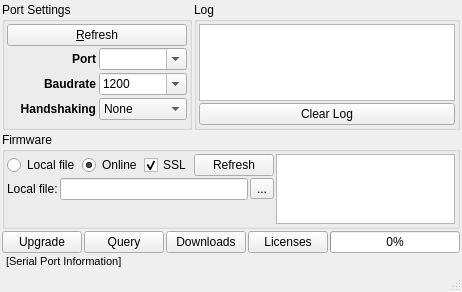
<?xml version="1.0" encoding="UTF-8"?>
<ui version="4.0">
 <class>MainWindow</class>
 <widget class="QMainWindow" name="MainWindow">
  <property name="geometry">
   <rect>
    <x>0</x>
    <y>0</y>
    <width>462</width>
    <height>292</height>
   </rect>
  </property>
  <property name="windowTitle">
   <string>XModemUtil</string>
  </property>
  <widget class="QWidget" name="centralWidget">
   <layout class="QVBoxLayout" name="verticalLayout_2">
    <property name="spacing">
     <number>2</number>
    </property>
    <property name="leftMargin">
     <number>2</number>
    </property>
    <property name="topMargin">
     <number>2</number>
    </property>
    <property name="rightMargin">
     <number>2</number>
    </property>
    <property name="bottomMargin">
     <number>2</number>
    </property>
    <item>
     <layout class="QHBoxLayout" name="horizontalLayout_3">
      <property name="spacing">
       <number>2</number>
      </property>
      <item>
       <widget class="QGroupBox" name="groupBox_6">
        <property name="sizePolicy">
         <sizepolicy hsizetype="Expanding" vsizetype="Expanding">
          <horstretch>0</horstretch>
          <verstretch>0</verstretch>
         </sizepolicy>
        </property>
        <property name="title">
         <string>Port Settings</string>
        </property>
        <property name="alignment">
         <set>Qt::AlignLeading|Qt::AlignLeft|Qt::AlignTop</set>
        </property>
        <layout class="QVBoxLayout" name="verticalLayout_16">
         <property name="spacing">
          <number>2</number>
         </property>
         <property name="leftMargin">
          <number>2</number>
         </property>
         <property name="topMargin">
          <number>2</number>
         </property>
         <property name="rightMargin">
          <number>2</number>
         </property>
         <property name="bottomMargin">
          <number>2</number>
         </property>
         <item>
          <layout class="QHBoxLayout" name="horizontalLayout_20">
           <property name="spacing">
            <number>2</number>
           </property>
           <property name="bottomMargin">
            <number>0</number>
           </property>
           <item>
            <widget class="QPushButton" name="btn_Refresh">
             <property name="text">
              <string>&amp;Refresh</string>
             </property>
            </widget>
           </item>
          </layout>
         </item>
         <item>
          <layout class="QGridLayout" name="gridLayout_8">
           <property name="spacing">
            <number>3</number>
           </property>
           <item row="4" column="0">
            <widget class="QLabel" name="label_11">
             <property name="font">
              <font>
               <weight>75</weight>
               <bold>true</bold>
              </font>
             </property>
             <property name="text">
              <string>Handshaking</string>
             </property>
             <property name="alignment">
              <set>Qt::AlignRight|Qt::AlignTrailing|Qt::AlignVCenter</set>
             </property>
            </widget>
           </item>
           <item row="2" column="1">
            <widget class="QComboBox" name="combo_COM">
             <property name="enabled">
              <bool>true</bool>
             </property>
             <property name="editable">
              <bool>true</bool>
             </property>
            </widget>
           </item>
           <item row="2" column="0">
            <widget class="QLabel" name="label_15">
             <property name="font">
              <font>
               <weight>75</weight>
               <bold>true</bold>
              </font>
             </property>
             <property name="text">
              <string>Port</string>
             </property>
             <property name="alignment">
              <set>Qt::AlignRight|Qt::AlignTrailing|Qt::AlignVCenter</set>
             </property>
            </widget>
           </item>
           <item row="4" column="1">
            <widget class="QComboBox" name="combo_Handshake">
             <property name="editable">
              <bool>false</bool>
             </property>
             <item>
              <property name="text">
               <string>None</string>
              </property>
             </item>
             <item>
              <property name="text">
               <string>CTS/RTS</string>
              </property>
             </item>
             <item>
              <property name="text">
               <string>Xon/Xoff</string>
              </property>
             </item>
            </widget>
           </item>
           <item row="3" column="0">
            <widget class="QLabel" name="label_14">
             <property name="font">
              <font>
               <weight>75</weight>
               <bold>true</bold>
              </font>
             </property>
             <property name="text">
              <string>Baudrate</string>
             </property>
             <property name="textFormat">
              <enum>Qt::AutoText</enum>
             </property>
             <property name="alignment">
              <set>Qt::AlignRight|Qt::AlignTrailing|Qt::AlignVCenter</set>
             </property>
            </widget>
           </item>
           <item row="3" column="1">
            <widget class="QComboBox" name="combo_Baud">
             <property name="editable">
              <bool>true</bool>
             </property>
             <item>
              <property name="text">
               <string>1200</string>
              </property>
             </item>
             <item>
              <property name="text">
               <string>2400</string>
              </property>
             </item>
             <item>
              <property name="text">
               <string>4800</string>
              </property>
             </item>
             <item>
              <property name="text">
               <string>9600</string>
              </property>
             </item>
             <item>
              <property name="text">
               <string>14400</string>
              </property>
             </item>
             <item>
              <property name="text">
               <string>19200</string>
              </property>
             </item>
             <item>
              <property name="text">
               <string>38400</string>
              </property>
             </item>
             <item>
              <property name="text">
               <string>57600</string>
              </property>
             </item>
             <item>
              <property name="text">
               <string>115200</string>
              </property>
             </item>
             <item>
              <property name="text">
               <string>230400</string>
              </property>
             </item>
             <item>
              <property name="text">
               <string>460800</string>
              </property>
             </item>
             <item>
              <property name="text">
               <string>921600</string>
              </property>
             </item>
             <item>
              <property name="text">
               <string>1000000</string>
              </property>
             </item>
            </widget>
           </item>
          </layout>
         </item>
         <item>
          <spacer name="verticalSpacer_10">
           <property name="orientation">
            <enum>Qt::Vertical</enum>
           </property>
           <property name="sizeHint" stdset="0">
            <size>
             <width>20</width>
             <height>10</height>
            </size>
           </property>
          </spacer>
         </item>
        </layout>
       </widget>
      </item>
      <item>
       <widget class="QGroupBox" name="groupBox_2">
        <property name="title">
         <string>Log</string>
        </property>
        <layout class="QVBoxLayout" name="verticalLayout_3">
         <property name="spacing">
          <number>2</number>
         </property>
         <property name="leftMargin">
          <number>2</number>
         </property>
         <property name="topMargin">
          <number>2</number>
         </property>
         <property name="rightMargin">
          <number>2</number>
         </property>
         <property name="bottomMargin">
          <number>2</number>
         </property>
         <item>
          <widget class="QPlainTextEdit" name="edit_Log">
           <property name="undoRedoEnabled">
            <bool>false</bool>
           </property>
           <property name="readOnly">
            <bool>true</bool>
           </property>
          </widget>
         </item>
         <item>
          <widget class="QPushButton" name="btn_ClearLog">
           <property name="text">
            <string>Clear Log</string>
           </property>
          </widget>
         </item>
        </layout>
       </widget>
      </item>
     </layout>
    </item>
    <item>
     <widget class="QGroupBox" name="groupBox">
      <property name="sizePolicy">
       <sizepolicy hsizetype="Maximum" vsizetype="Preferred">
        <horstretch>0</horstretch>
        <verstretch>0</verstretch>
       </sizepolicy>
      </property>
      <property name="maximumSize">
       <size>
        <width>16777215</width>
        <height>100</height>
       </size>
      </property>
      <property name="title">
       <string>Firmware</string>
      </property>
      <layout class="QHBoxLayout" name="horizontalLayout_5">
       <property name="spacing">
        <number>2</number>
       </property>
       <property name="leftMargin">
        <number>2</number>
       </property>
       <property name="topMargin">
        <number>2</number>
       </property>
       <property name="rightMargin">
        <number>2</number>
       </property>
       <property name="bottomMargin">
        <number>2</number>
       </property>
       <item>
        <layout class="QVBoxLayout" name="verticalLayout">
         <property name="spacing">
          <number>2</number>
         </property>
         <property name="bottomMargin">
          <number>0</number>
         </property>
         <item>
          <layout class="QHBoxLayout" name="horizontalLayout_4">
           <property name="spacing">
            <number>2</number>
           </property>
           <item>
            <widget class="QRadioButton" name="radio_LocalFile">
             <property name="text">
              <string>Local file</string>
             </property>
            </widget>
           </item>
           <item>
            <widget class="QRadioButton" name="radio_Online">
             <property name="text">
              <string>Online</string>
             </property>
             <property name="checked">
              <bool>true</bool>
             </property>
            </widget>
           </item>
           <item>
            <widget class="QCheckBox" name="check_SSL">
             <property name="enabled">
              <bool>true</bool>
             </property>
             <property name="text">
              <string>SSL</string>
             </property>
             <property name="checked">
              <bool>true</bool>
             </property>
            </widget>
           </item>
           <item>
            <widget class="QPushButton" name="btn_OnlineFirmwareRefresh">
             <property name="text">
              <string>Refresh</string>
             </property>
            </widget>
           </item>
          </layout>
         </item>
         <item>
          <layout class="QHBoxLayout" name="horizontalLayout">
           <property name="spacing">
            <number>2</number>
           </property>
           <item>
            <widget class="QLabel" name="label">
             <property name="text">
              <string>Local file:</string>
             </property>
            </widget>
           </item>
           <item>
            <widget class="QLineEdit" name="edit_File"/>
           </item>
           <item>
            <widget class="QToolButton" name="btn_Browse">
             <property name="text">
              <string>...</string>
             </property>
            </widget>
           </item>
          </layout>
         </item>
         <item>
          <spacer name="verticalSpacer">
           <property name="orientation">
            <enum>Qt::Vertical</enum>
           </property>
           <property name="sizeHint" stdset="0">
            <size>
             <width>20</width>
             <height>40</height>
            </size>
           </property>
          </spacer>
         </item>
        </layout>
       </item>
       <item>
        <widget class="QListWidget" name="list_Firmwares">
         <property name="sizePolicy">
          <sizepolicy hsizetype="Maximum" vsizetype="Expanding">
           <horstretch>0</horstretch>
           <verstretch>0</verstretch>
          </sizepolicy>
         </property>
         <property name="maximumSize">
          <size>
           <width>16777215</width>
           <height>100</height>
          </size>
         </property>
        </widget>
       </item>
      </layout>
     </widget>
    </item>
    <item>
     <layout class="QHBoxLayout" name="horizontalLayout_2">
      <property name="spacing">
       <number>2</number>
      </property>
      <item>
       <widget class="QPushButton" name="btn_Start">
        <property name="text">
         <string>Upgrade</string>
        </property>
       </widget>
      </item>
      <item>
       <widget class="QPushButton" name="btn_Query">
        <property name="text">
         <string>Query</string>
        </property>
       </widget>
      </item>
      <item>
       <widget class="QPushButton" name="btn_OpenDownloads">
        <property name="text">
         <string>Downloads</string>
        </property>
       </widget>
      </item>
      <item>
       <widget class="QPushButton" name="btn_Licenses">
        <property name="text">
         <string>Licenses</string>
        </property>
       </widget>
      </item>
      <item>
       <widget class="QProgressBar" name="progressBar">
        <property name="value">
         <number>0</number>
        </property>
       </widget>
      </item>
     </layout>
    </item>
    <item>
     <layout class="QHBoxLayout" name="horizontalLayout_6">
      <property name="spacing">
       <number>2</number>
      </property>
      <property name="leftMargin">
       <number>4</number>
      </property>
      <property name="topMargin">
       <number>0</number>
      </property>
      <property name="rightMargin">
       <number>4</number>
      </property>
      <property name="bottomMargin">
       <number>0</number>
      </property>
      <item>
       <widget class="QLabel" name="label_SerialInfo">
        <property name="sizePolicy">
         <sizepolicy hsizetype="Minimum" vsizetype="Preferred">
          <horstretch>0</horstretch>
          <verstretch>0</verstretch>
         </sizepolicy>
        </property>
        <property name="minimumSize">
         <size>
          <width>140</width>
          <height>0</height>
         </size>
        </property>
        <property name="font">
         <font>
          <pointsize>8</pointsize>
         </font>
        </property>
        <property name="text">
         <string>[Serial Port Information]</string>
        </property>
       </widget>
      </item>
     </layout>
    </item>
   </layout>
  </widget>
  <widget class="QStatusBar" name="statusBar"/>
 </widget>
 <layoutdefault spacing="6" margin="11"/>
 <resources/>
 <connections/>
</ui>
